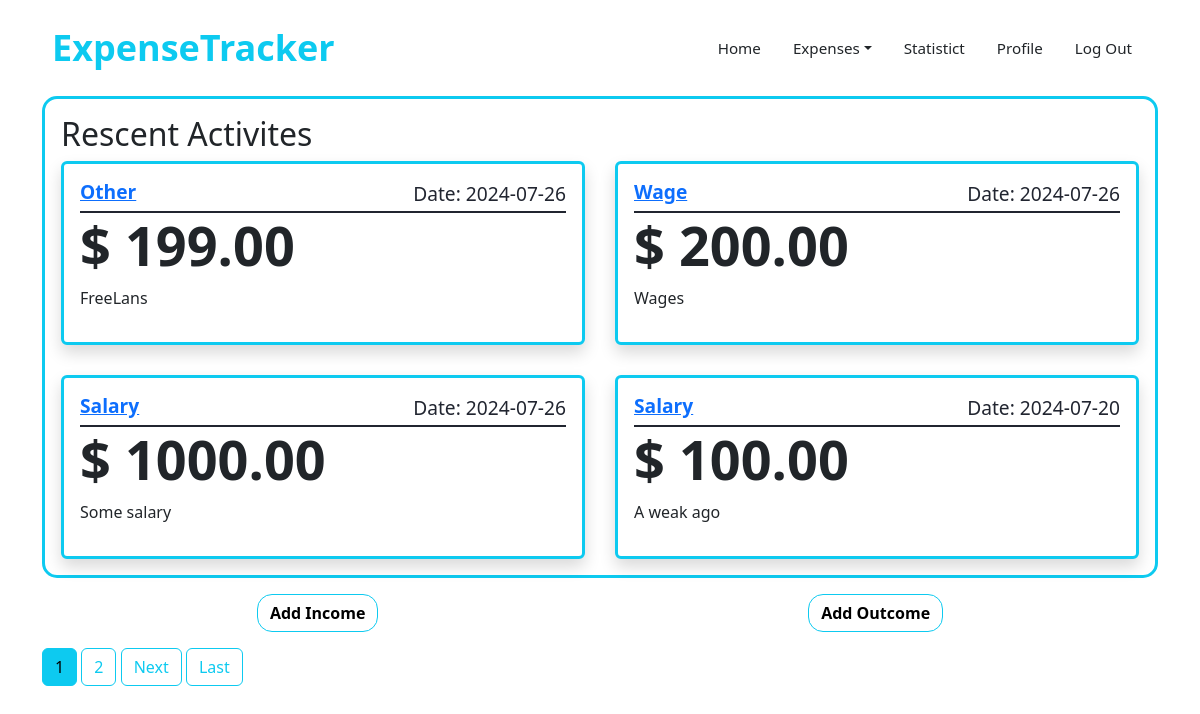
The page /muslim/income/ (signed in) on the database its author committed.
### expenses/models.py (models this page shows, shortened)
class Income(models.Model):
    typeof = models.CharField(
        max_length = 6,
        choices = {
            'salary': "Salary",
            'wage': "Wage",
            'other': "Other"
        },
        default = 'salary'
    )
    date = models.DateTimeField(default = timezone.now)
    amount = models.DecimalField(max_digits = 10, decimal_places = 2)
    description = models.CharField(
        max_length = 50,
        blank=True,
        null=True
    )
    owner = models.ForeignKey(User, on_delete = models.CASCADE)

### expenses/views.py (the view)
# urls.py: path('<str:username>/income/', expenses_views.IncomeListView.as_view(), name = 'income'),
class IncomeListView(LoginRequiredMixin, ListView):
    model = Income
    template_name: str = 'expenses/income.html'
    context_object_name: str = 'database_income'
    paginate_by: int = 4
    def get_queryset(self) -> QuerySet[Any]:
        user = get_object_or_404(User, username = self.kwargs.get('username'))
        return Income.objects.filter(owner = user).order_by('-date')

### expenses/templates/expenses/income_list.html (shortened to what this page needs)
{% extends 'Users/base.html' %}
{% load crispy_forms_tags %}
{% block content %}
    <main>
        <div class="border border-3 border-info main-box p-3">
            <h2>Rescent Activites</h2>
            <div class="card-items" style="display: grid; grid-template-columns: repeat(2, 1fr); gap: 30px;">
                {% for income in database_income %}
                    <div class="card border border-3 border-info p-3">
                        <div class="header-card d-flex justify-content-between bb-3">
                            <h2 class="fw-bold"><a href="{% url 'income-detail' income.id %}">{{ income.typeof.title }}</a></h2>
                            <span>Date: {{ income.date|date:'Y-m-d' }}</span>
                        </div>
                        <h3 class="fw-bold">$ {{ income.amount }}</h3>
                        {% if income.description %}
                            <p>{{ income.description }}</p>
                        {% endif %}
                    </div>
                {% endfor %}
            </div>
        </div>
        <div class="button my-3 d-flex justify-content-around">
            <a class="btn btn-outline-info mx-3 fw-bold" href="{% url 'add-income' %}">
                Add Income
            </a>
            <a class="btn btn-outline-info mx-3 fw-bold" href="{% url 'add-outcome' %}">
                Add Outcome
            </a>
        </div>
    </main>
    {% if is_paginated %}
        {% for num in page_obj.paginator.page_range %}
            {% if page_obj.number == num %}
                <a class="btn btn-info mb-4" href="?page={{ num }}">{{ num }}</a>
            {% elif num > page_obj.number|add:'-3' and num < page_obj.number|add:'3' %}
                <a class="btn btn-outline-info mb-4" href="?page={{ num }}">{{ num }}</a>
            {% endif %}
        {% endfor %}
        {% if page_obj.has_next %}
            <a class="btn btn-outline-info mb-4" href="?page={{ page_obj.next_page_number }}">Next</a>
            <a class="btn btn-outline-info mb-4" href="?page={{ page_obj.paginator.num_pages }}">Last</a>
        {% endif %}
    {% endif %}
{% endblock content %}

### Users/static/Users/css/main.css (style rules this page uses)
.card { border: none; box-shadow: 0 0.5rem 1rem rgba(0, 0, 0, 0.15); }
.card-items { display: grid; grid-template-columns: repeat(2, 1fr); gap: 30px; }
.card-items h2, .card-items span { font-size: 1.2rem; }
.card-items span { color: #212530; }
.bb-3 { border-bottom: 2px #212530 solid; }
.card-items h3 { font-size: 3.375rem; }
.main-box { width: 100%; border-radius: 15px; }
.button .btn { color: #000; border-radius: 15px; }
@media only screen and (max-width: 1300px) { main { max-width: 100%; } }

### rows shown on the page
Income: typeof "Other", date "2024-07-26", amount "199.00", description "FreeLans"
Income: typeof "Wage", date "2024-07-26", amount "200.00", description "Wages"
Income: typeof "Salary", date "2024-07-26", amount "1000.00", description "Some salary"
Income: typeof "Salary", date "2024-07-20", amount "100.00", description "A weak ago"

### other values the page prints
{{ num }} "1"
{{ num }} "2"
